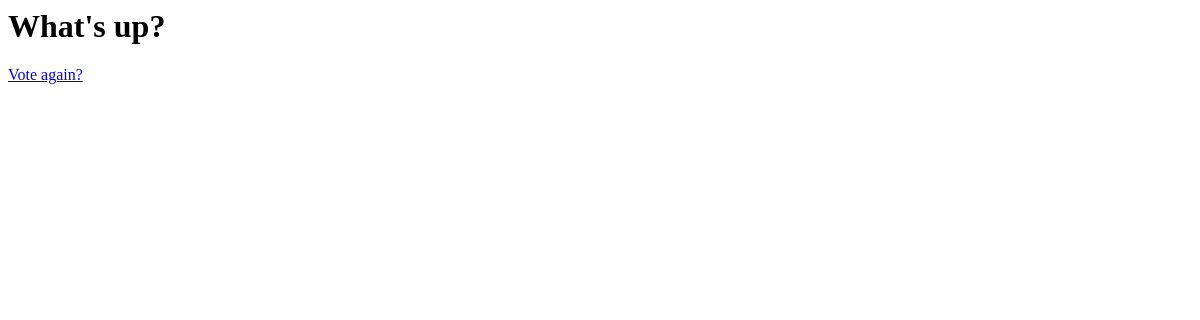
Before: /polls/1/results/ with the older database file.
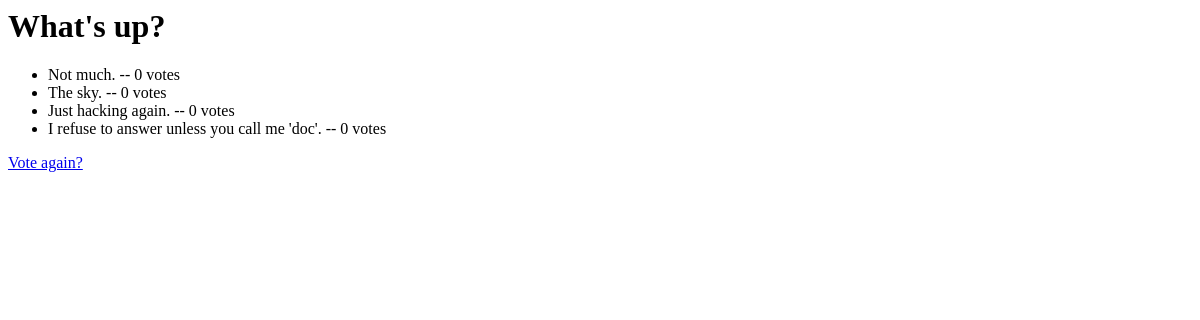
After: the same page with the newer database file.
### polls/models.py (models this page shows, shortened)
class Question(models.Model):
    question_text = models.CharField(max_length=200)
    pub_date= models.DateTimeField('date_published')

class Choice(models.Model):
    question = models.ForeignKey(Question, on_delete=models.CASCADE)
    choice_text = models.CharField(max_length=200)
    votes = models.IntegerField(default=0)

### polls/views.py (the view)
# urls.py: url(r'^(?P<question_id>[0-9]+)/results/$', views.results, name='results'),
def results(request, question_id):
    question = get_object_or_404(Question, pk=question_id)
    return render(request, 'polls/results.html', {'question': question})

### polls/templates/polls/results.html
<h1>{{ question.question_text }}</h1>
<ul>
  {% for choice in question.choice_set.all %}
    <li>{{ choice.choice_text }} -- {{ choice.votes }} vote{{ choice.votes|pluralize }}</li>
  {% endfor %}
</ul>
<a href="{% url 'polls:detail' question.id %}">Vote again?</a>

Changed rows visible on the page:
added Choice: choice_text "Not much.", votes "0"
added Choice: choice_text "The sky.", votes "0"
added Choice: choice_text "Just hacking again.", votes "0"
added Choice: choice_text "I refuse to answer unless you call me 'doc'.", votes "0"
